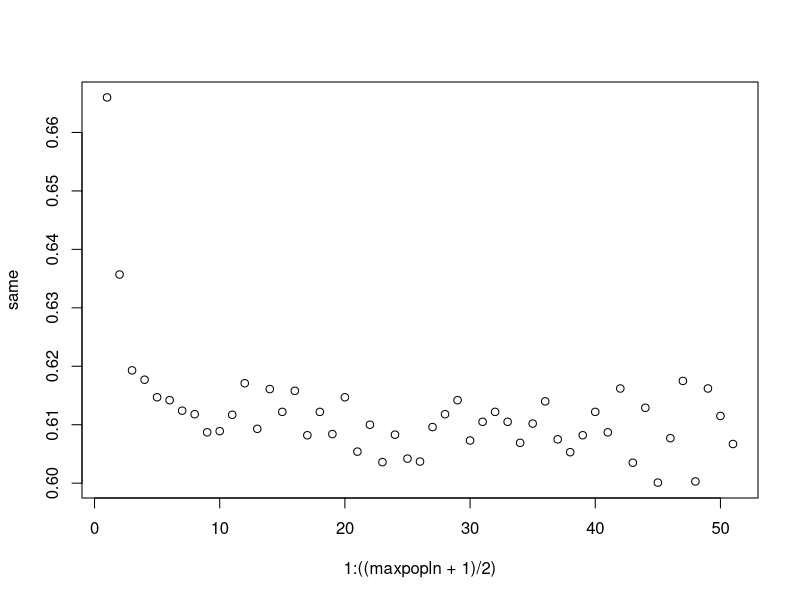

This chart was generated by the following R code: (Note: a time limit stopped this script after it produced the figure.)
## ---- chunk 1

sgn <- function(x) {
    if (x == 0) {
        return(1)
    }
    return(sign(x))
}
lth <- function(x, c) {
    return(sign(sum(x %*% c)))
}
## ---- chunk 2
maxpopln = 101
niters = 10000
rho = 1/3
same = rep(0, (maxpopln + 1) / 2)
for (popln in seq(1, maxpopln, 2)) {
    ones = rep(1, popln)
    for (iterno in 1:niters) {
        votes = sign(runif(popln, -1, 1))
        votestilde = votes * (1 - 2 * rbinom(popln, 1, (1 / 2) - (rho / 2)))
        if (lth(votes, ones) == lth(votestilde, ones)) {
            same[(popln + 1) / 2] = same[(popln + 1) / 2] + 1
        }
    }
    same[(popln + 1) / 2] = same[(popln + 1) / 2] / niters
}

plot(1:((maxpopln + 1) / 2), same)
## ---- chunk 3
maxpopln = 101
niters = 50000
condorc = rep(0, (maxpopln + 1) / 2)
for (popln in seq(1, maxpopln, 2)) {
    ones = rep(1, popln)
    for (iterno in 1:niters) {
        XoverY = sign(runif(popln, -1, 1))
        YoverZ = sign(runif(popln, -1, 1))
        aresame = (XoverY * YoverZ + 1) / 2
        arediff = 1 - aresame
        ZoverX = arediff * sign(runif(popln, -1, 1)) - aresame * XoverY
        # print(rbind(XoverY, YoverZ, ZoverX))
        if (abs(lth(XoverY, ones) + lth(YoverZ, ones) + lth(ZoverX, ones)) < 3) {
            condorc[(popln + 1) / 2] = condorc[(popln + 1) / 2] + 1
        }
    }
    condorc[(popln + 1) / 2] = condorc[(popln + 1) / 2] / niters
}

plot(1:((maxpopln + 1) / 2), condorc)
## ---- chunk 4
popln <- seq(1, maxpopln, 2)
df <- data.frame(popln, condorc)

library(ggplot2)

ggplot(df) + geom_point(aes(x = popln, y = condorc)) + xlab("Population") + ylab("Condorcet Efficiency") + ggtitle("Condorcet Efficiency by Population")
## ---- chunk 5
maxpopln = 21
niters = 100000
rho = 1/2
e = rep(0, (maxpopln + 1) / 2)
for (popln in seq(1, maxpopln, 2)) {
    for (iterno in 1:niters) {
        votes = sign(runif(popln, -1, 1))
        votestilde = votes * (1 - 2 * rbinom(popln, 1, (1 / 2) - (rho / 2)))
        e[[(popln + 1) / 2]] = e[[(popln + 1) / 2]] + lth(votes, 1:popln) * lth(votestilde, 1:popln)
    }
    same[(popln + 1) / 2] = same[(popln + 1) / 2] / niters
}

plot(1:((maxpopln + 1) / 2), same)
## ---- chunk 6
maxpopln = 101
niters = 10000
condorc = rep(0, (maxpopln + 1) / 2)
for (popln in seq(1, maxpopln, 2)) {
    for (iterno in 1:niters) {
        XoverY = sign(runif(popln, -1, 1))
        YoverZ = sign(runif(popln, -1, 1))
        aresame = (XoverY * YoverZ + 1) / 2
        arediff = 1 - aresame
        ZoverX = arediff * sign(runif(popln, -1, 1)) - aresame * XoverY
        # print(rbind(XoverY, YoverZ, ZoverX))
        if (abs(lth(XoverY, 1:popln) + lth(YoverZ, 1:popln) + lth(ZoverX, 1:popln)) < 3) {
            condorc[(popln + 1) / 2] = condorc[(popln + 1) / 2] + 1
        }
    }
    condorc[(popln + 1) / 2] = condorc[(popln + 1) / 2] / niters
}

plot(1:((maxpopln + 1) / 2), condorc)
## ---- chunk 7
maxpopln = 21
niters = 100000
rho = 1/2
same = rep(0, (maxpopln + 1) / 2)
for (popln in seq(1, maxpopln, 2)) {
    if (popln > 1) {
        weights = c(1, seq(2, 2 * popln - 2, 2))
    } else {
        weights = c(1) 
    }
    for (iterno in 1:niters) {
        votes = sign(runif(popln, -1, 1))
        votestilde = votes * (1 - 2 * rbinom(popln, 1, (1 / 2) - (rho / 2)))
        if (lth(votes, weights) == lth(votestilde, weights)) {
            same[(popln + 1) / 2] = same[(popln + 1) / 2] + 1
        }
    }
    same[(popln + 1) / 2] = same[(popln + 1) / 2] / niters
}

plot(1:((maxpopln + 1) / 2), same)
## ---- chunk 8
maxpopln = 101
niters = 10000
condorc = rep(0, (maxpopln + 1) / 2)
for (popln in seq(1, maxpopln, 2)) {
    ones = rep(1, popln)
    for (iterno in 1:niters) {
        XoverY = sign(runif(popln, -1, 1))
        YoverZ = sign(runif(popln, -1, 1))
        aresame = (XoverY * YoverZ + 1) / 2
        arediff = 1 - aresame
        ZoverX = arediff * sign(runif(popln, -1, 1)) - aresame * XoverY
        
        XoverYpartial = sample(c(-1, 0, 1), popln, replace = TRUE)
        YoverZtilde = sample(c(-1, 0, 1), popln, replace = TRUE)
        changes = sample(c(2, 3), popln, replace = TRUE)
        YoverZtildemodif = (YoverZtilde + changes) %% 3 - 1
        aresame = (XoverY == YoverZtilde)
        arediff = 1 - aresame
        YoverZpartial = arediff * YoverZtilde + aresame * YoverZtildemodif
        ZoverXpartial = - XoverYpartial - YoverZpartial
        
        weights = (sign(runif(popln, -1, 1)) + 1) / 2
        
        XoverY = weights * XoverY + (1 - weights) * XoverYpartial
        YoverZ = weights * YoverZ + (1 - weights) * YoverZpartial
        ZoverX = weights * ZoverX + (1 - weights) * ZoverXpartial
        XbeatsY = lth(XoverY, ones)
        YbeatsZ = lth(YoverZ, ones)
        ZbeatsX = lth(ZoverX, ones)
        if (abs(XbeatsY + YbeatsZ + ZbeatsX) == 1 || abs(XbeatsY + YbeatsZ + ZbeatsX) == 0) {
            condorc[(popln + 1) / 2] = condorc[(popln + 1) / 2] + 1
        }
    }
    condorc[(popln + 1) / 2] = condorc[(popln + 1) / 2] / niters
}

plot(1:((maxpopln + 1) / 2), condorc)
## ---- chunk 9
maxpopln = 51
niters = 1
condorc = rep(0, (maxpopln + 1) / 2)
for (popln in seq(1, maxpopln, 2)) {
    ones = rep(1, popln)
    for (iterno in 1:niters) {
        X = rbinom(popln, 1, .5)
        Y = rbinom(popln, 1, .5)
        Z = rbinom(popln, 1, .5)
        XoverY = X - Y
        YoverZ = Y - Z
        ZoverX = Z - X
        XbeatsY = lth(XoverY, ones)
        YbeatsZ = lth(YoverZ, ones)
        ZbeatsX = lth(ZoverX, ones)
        print(XbeatsY, YbeatsZ, ZbeatsX)
        if (abs(XbeatsY + YbeatsZ + ZbeatsX) == 1 || abs(XbeatsY + YbeatsZ + ZbeatsX) == 0) {
            condorc[(popln + 1) / 2] = condorc[(popln + 1) / 2] + 1
        }
    }
    condorc[(popln + 1) / 2] = condorc[(popln + 1) / 2] / niters
}

plot(1:((maxpopln + 1) / 2), condorc)
## ---- chunk 10
popln = 11
niters = 1000
ones = rep(1, popln)
XbeatsYtotal = rep(0, niters)
YbeatsZtotal = rep(0, niters)
ZbeatsXtotal = rep(0, niters)
for (iterno in 1:niters) {
   
   XoverY = sign(runif(popln, -1, 1))
   YoverZ = sign(runif(popln, -1, 1))
   aresame = (XoverY * YoverZ + 1) / 2
   arediff = 1 - aresame
   ZoverX = arediff * sign(runif(popln, -1, 1)) - aresame * XoverY
   
   XoverYpartial = sample(c(-1, 0, 1), popln, replace = TRUE)
   YoverZtilde = sample(c(-1, 0, 1), popln, replace = TRUE)
   changes = sample(c(2, 3), popln, replace = TRUE)
   YoverZtildemodif = (YoverZtilde + changes) %% 3 - 1
   aresame = (XoverY == YoverZtilde)
   arediff = 1 - aresame
   YoverZpartial = arediff * YoverZtilde + aresame * YoverZtildemodif
   ZoverXpartial = - XoverYpartial - YoverZpartial
   
   weights = (sign(runif(popln, -1, 1)) + 1) / 2
   
   XoverY = weights * XoverY + (1 - weights) * XoverYpartial
   YoverZ = weights * YoverZ + (1 - weights) * YoverZpartial
   ZoverX = weights * ZoverX + (1 - weights) * ZoverXpartial
   XbeatsYtotal[iterno] = lth(XoverY, ones)
   YbeatsZtotal[iterno] = lth(YoverZ, ones)
   ZbeatsXtotal[iterno] = lth(ZoverX, ones)
}

plot()
mean(XbeatsYtotal)
mean(YbeatsZtotal)
mean(ZbeatsXtotal)
